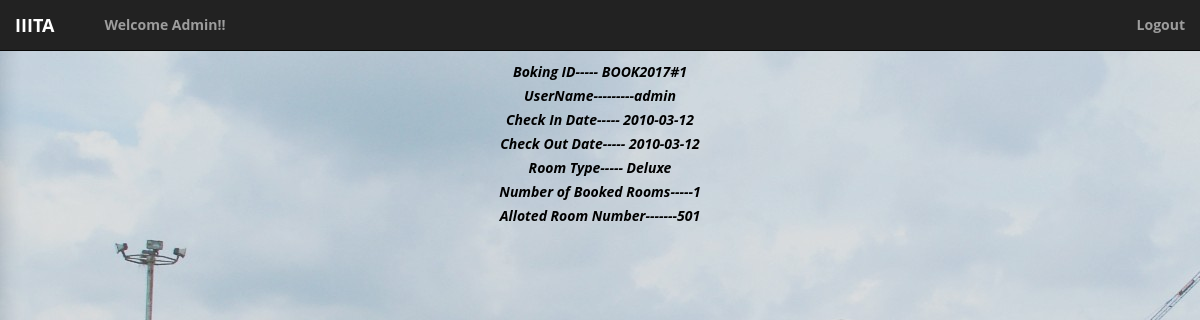
/adminPage.php, run on the app's committed database.
### tables this page shows
CREATE TABLE IF NOT EXISTS `reservation` (
  `r_id` varchar(30) NOT NULL DEFAULT '0',
  `r_chkindt` date NOT NULL ,
  `r_chkoutdt` date NOT NULL ,
  `r_rooms` int(30) NOT NULL DEFAULT '0',
  `r_type` varchar(20) NOT NULL DEFAULT '',
  `r_spanyreq` varchar(200) NOT NULL DEFAULT '',
  primary key (`r_id`)
);

CREATE TABLE IF NOT EXISTS `mapur` (
  `Userid` varchar(20) NOT NULL DEFAULT '',
  `r_id` varchar(20) NOT NULL DEFAULT '',
  primary key(`r_id`)
);

CREATE TABLE IF NOT EXISTS `room` (
  `room_number` INT(20) NOT NULL,
  `r_id` varchar(20) NOT NULL DEFAULT '',
  `type` varchar(20) NOT NULL DEFAULT '',
    `CheckInDate` Date,
     
    `ChechOutDate` Date,
     
  primary key(`room_number`),
  foreign key(`type`) references tariff(`type`)
);

### adminPage.php (the view, shortened to what this page needs)
<html>
	<head>
	</head>
	<body background = "image/campus2.jpg">
		<b>
		<div style = "text-align: center; margin-top: 60px">
			<?php
				include "index8.php";
				include "connection.php";
				$qq = mysqli_query($con,"select * from mapur");
				while ($res = mysqli_fetch_assoc($qq)) {
					$id = $res['r_id'];
					$user_name = $res['Userid'];
					$qq1 = mysqli_query($con,"select * from reservation");
					$qq2 = mysqli_query($con,"select * from room");
					while ($res1 = mysqli_fetch_assoc($qq1)) {
						if ($id == $res1['r_id']) {
							$numberOfRooms = $res1['r_rooms'];
							$checkin = $res1['r_chkindt'];
							$checkout = $res1['r_chkoutdt'];
							$roomType = $res1['r_type'];
							echo "<i>Boking ID----- BOOK2017#" .$id. "<br>UserName---------" .$user_name. "<br>Check In Date----- " .$checkin. "<br>Check Out Date----- " .$checkout. "<br>Room Type----- " .$roomType.
							"<br>Number of Booked Rooms-----" .$numberOfRooms. "<br>";
						}
					}
					while ($res2 = mysqli_fetch_assoc($qq2)) {
						if ($id == $res2['r_id']) {
							$bookedRoomNumber = $res2['room_number'];
							echo "<i>Alloted Room Number-------" .$bookedRoomNumber ."<br>";
						}
					}
					echo "<br><br>";
 				}
			?>
		</div></b>
	</body>
</html>

### css/main.css (style rules this page uses)
body { font-family: 'Open Sans', sans-serif; font-size: 14px; line-height: 24px; color: rgb(0, 0, 0); background-color: #fff; }

### data on the page
mapur: r_id "1", Userid "admin"
reservation: r_chkindt "2010-03-12", r_chkoutdt "2010-03-12", r_type "Deluxe", r_rooms "1"
room: room_number "501"
